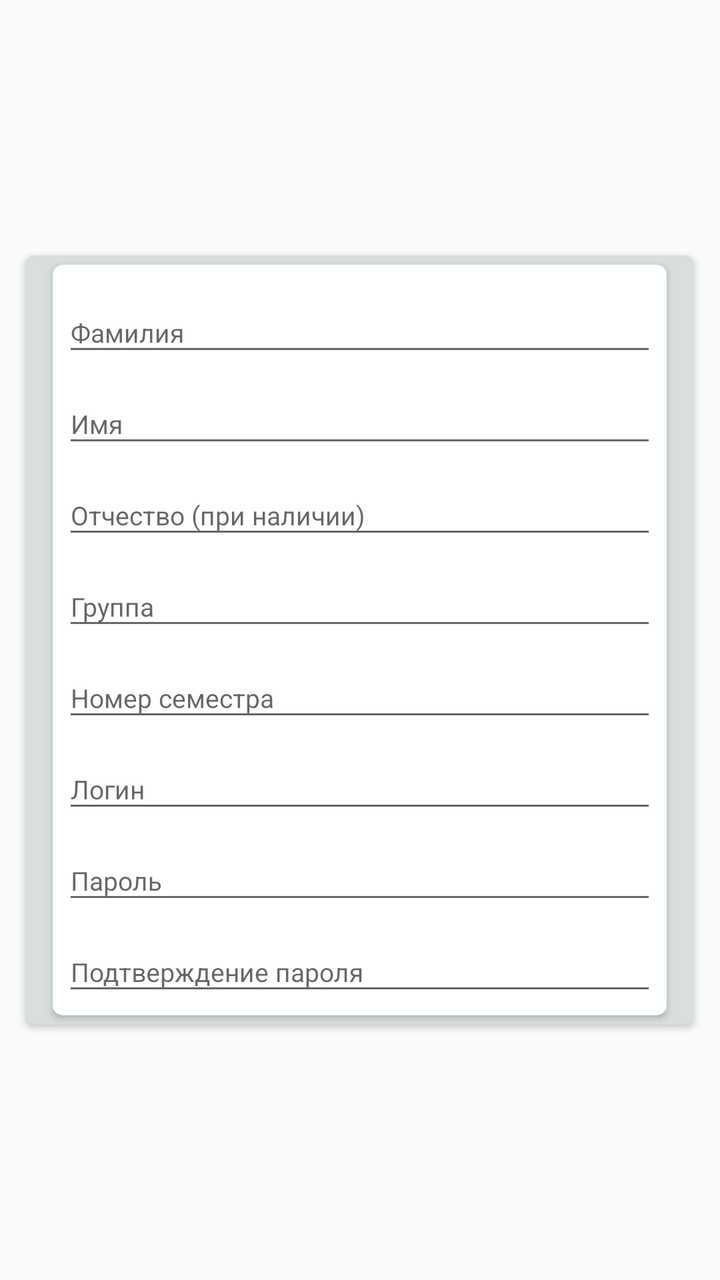
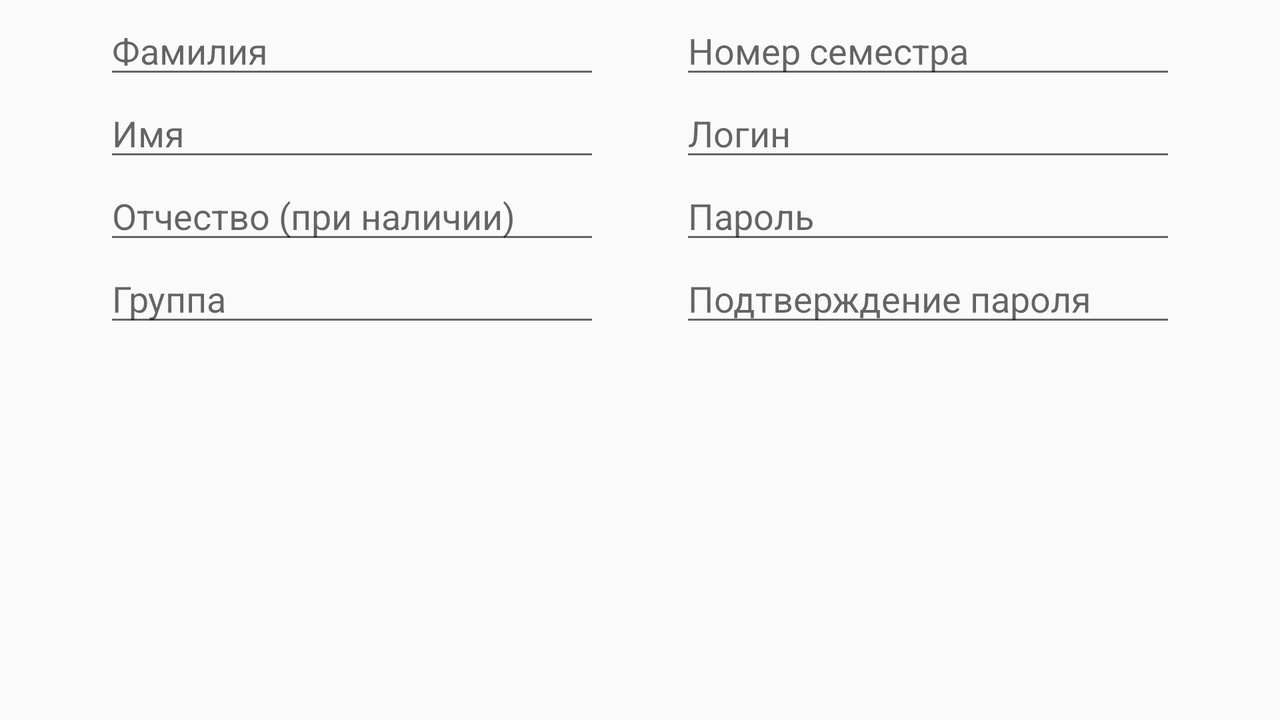

The same Android screen from two of the app's own layout files: first res/layout/ as a phone draws it, then the repository's variant for another configuration, drawn on a device whose configuration selects that folder. Both files follow.
<!-- AndroidManifest.xml: application theme AppTheme -->
<!-- res/layout/student_registration.xml -->
<RelativeLayout
    xmlns:android="http://schemas.android.com/apk/res/android"
    xmlns:tools="http://schemas.android.com/tools"
    android:layout_width="match_parent"
    android:layout_height="match_parent"
    xmlns:card_view="http://schemas.android.com/apk/res-auto"
    tools:context="kstarostin.thumbtack.net.netexam.ui.entry.fragments.RegistrationFragment">

    <android.support.v7.widget.CardView
        android:layout_width="wrap_content"
        android:layout_height="wrap_content"
        tools:cardUseCompatPadding="true"
        card_view:cardCornerRadius="@dimen/standard_card_corner_radius"
        card_view:contentPaddingLeft="@dimen/registration_field_side_content_padding"
        card_view:contentPaddingRight="@dimen/registration_field_side_content_padding"
        card_view:cardBackgroundColor="@color/outer_card_background"
        android:layout_centerVertical="true"
        android:layout_centerHorizontal="true">

        <android.support.v7.widget.CardView
            android:layout_width="wrap_content"
            android:layout_height="wrap_content"
            tools:cardUseCompatPadding="true"
            card_view:cardCornerRadius="@dimen/standard_card_corner_radius"
            card_view:contentPadding="@dimen/inner_card_content_padding">

            <LinearLayout
                android:orientation="vertical"
                android:layout_width="wrap_content"
                android:layout_height="wrap_content"
                android:layout_alignParentTop="true"
                android:layout_centerHorizontal="true">

                <android.support.design.widget.TextInputLayout
                    android:layout_width="match_parent"
                    android:layout_height="wrap_content">

                    <EditText
                        android:id="@+id/sfamily"
                        android:layout_width="@dimen/register_input_field_width"
                        android:layout_height="wrap_content"
                        android:ems="10"
                        android:hint="@string/lastName"
                        android:inputType="text"
                        android:textSize="@dimen/registration_field_font_size" />
                </android.support.design.widget.TextInputLayout>

                <android.support.design.widget.TextInputLayout
                    android:layout_width="match_parent"
                    android:layout_height="wrap_content">

                    <EditText
                        android:id="@+id/sname"
                        android:layout_width="match_parent"
                        android:layout_height="wrap_content"
                        android:ems="10"
                        android:hint="@string/name"
                        android:inputType="text"
                        android:textSize="@dimen/registration_field_font_size" />
                </android.support.design.widget.TextInputLayout>

                <android.support.design.widget.TextInputLayout
                    android:layout_width="match_parent"
                    android:layout_height="wrap_content">

                    <EditText
                        android:id="@+id/spatronymic"
                        android:layout_width="match_parent"
                        android:layout_height="wrap_content"
                        android:ems="10"
                        android:hint="@string/patronymic"
                        android:inputType="text"
                        android:textSize="@dimen/registration_field_font_size" />
                </android.support.design.widget.TextInputLayout>

                <android.support.design.widget.TextInputLayout
                    android:layout_width="match_parent"
                    android:layout_height="wrap_content">

                    <EditText
                        android:id="@+id/group"
                        android:layout_width="match_parent"
                        android:layout_height="wrap_content"
                        android:ems="10"
                        android:hint="@string/group"
                        android:inputType="text"
                        android:textSize="@dimen/registration_field_font_size" />
                </android.support.design.widget.TextInputLayout>

                <android.support.design.widget.TextInputLayout
                    android:layout_width="match_parent"
                    android:layout_height="wrap_content">

                    <EditText
                        android:id="@+id/semester"
                        android:layout_width="match_parent"
                        android:layout_height="wrap_content"
                        android:ems="10"
                        android:hint="@string/semester"
                        android:inputType="numberDecimal"
                        android:textSize="@dimen/registration_field_font_size" />
                </android.support.design.widget.TextInputLayout>

                <android.support.design.widget.TextInputLayout
                    android:layout_width="match_parent"
                    android:layout_height="wrap_content"
                    android:id="@+id/login_id">

                    <EditText
                        android:id="@+id/slogin"
                        android:layout_width="match_parent"
                        android:layout_height="wrap_content"
                        android:ems="10"
                        android:hint="@string/login"
                        android:inputType="textPersonName"
                        android:textSize="@dimen/registration_field_font_size" />
                </android.support.design.widget.TextInputLayout>

                <android.support.design.widget.TextInputLayout
                    android:layout_width="match_parent"
                    android:layout_height="wrap_content">

                    <EditText
                        android:id="@+id/spassword1"
                        android:layout_width="match_parent"
                        android:layout_height="wrap_content"
                        android:ems="10"
                        android:hint="@string/password"
                        android:inputType="textPassword"
                        android:textSize="@dimen/registration_field_font_size" />
                </android.support.design.widget.TextInputLayout>

                <android.support.design.widget.TextInputLayout
                    android:layout_width="match_parent"
                    android:layout_height="wrap_content">

                    <EditText
                        android:id="@+id/spassword2"
                        android:layout_width="match_parent"
                        android:layout_height="wrap_content"
                        android:ems="10"
                        android:hint="@string/passwordConfirm"
                        android:inputType="textPassword"
                        android:textSize="@dimen/registration_field_font_size" />

                </android.support.design.widget.TextInputLayout>

            </LinearLayout>

        </android.support.v7.widget.CardView>

    </android.support.v7.widget.CardView>

</RelativeLayout>
<!-- resources referenced by this layout -->
<resources>
  <color name="outer_card_background">#D9DEDE</color>
  <dimen name="inner_card_content_padding">5dp</dimen>
  <dimen name="register_input_field_width">297dp</dimen>
  <dimen name="registration_field_font_size">13sp</dimen>
  <dimen name="registration_field_side_content_padding">10dp</dimen>
  <dimen name="standard_card_corner_radius">5dp</dimen>
  <string name="group">Группа</string>
  <string name="lastName">Фамилия</string>
  <string name="login">Логин</string>
  <string name="name">Имя</string>
  <string name="password">Пароль</string>
  <string name="passwordConfirm">Подтверждение пароля</string>
  <string name="patronymic">Отчество (при наличии)</string>
  <string name="semester">Номер семестра</string>
  <style name="AppTheme" parent="Theme.AppCompat.Light.NoActionBar">
          
          <item name="colorPrimary">@color/colorPrimary</item>
          <item name="colorPrimaryDark">@color/colorPrimaryDark</item>
          <item name="colorAccent">@color/colorAccent</item>
          <item name="answerButtonStyle">@style/answerRadioButtonStyle</item>
      </style>
  <color name="colorPrimary">#3F51B5</color>
  <color name="colorPrimaryDark">#303f9f</color>
  <color name="colorAccent">#ff4081</color>
  <style name="answerRadioButtonStyle" parent="@android:style/Widget.CompoundButton.RadioButton">
          
         <item name="android:textSize">18sp</item>
     </style>
</resources>
<!-- res/layout-land/student_registration.xml (the repository's variant of the layout above) -->
<!-- drawn on the phone turned sideways -->
<RelativeLayout xmlns:android="http://schemas.android.com/apk/res/android"
    xmlns:tools="http://schemas.android.com/tools"
    android:layout_width="match_parent"
    android:layout_height="match_parent"
    tools:context="kstarostin.thumbtack.net.netexam.ui.entry.fragments.RegistrationFragment">


    <LinearLayout
        android:orientation="horizontal"
        android:layout_width="wrap_content"
        android:layout_height="wrap_content"
        android:layout_centerHorizontal="true"
        android:layout_marginTop="@dimen/register_input_field_top_margin">

        <LinearLayout
            android:orientation="vertical"
            android:layout_width="wrap_content"
            android:layout_height="wrap_content"
            android:layout_marginRight="@dimen/registration_between_field_land"
            android:layout_marginEnd="@dimen/registration_between_field_land">

            <EditText
                android:layout_width="match_parent"
                android:layout_height="wrap_content"
                android:ems="10"
                android:id="@+id/sfamily"
                android:hint="@string/lastName"
                android:inputType="text" />

            <EditText
                android:layout_width="@dimen/registration_field_width_land"
                android:layout_height="wrap_content"
                android:ems="10"
                android:id="@+id/sname"
                android:hint="@string/name"
                android:inputType="text" />

            <EditText
                android:layout_width="match_parent"
                android:layout_height="wrap_content"
                android:ems="10"
                android:id="@+id/spatronymic"
                android:hint="@string/patronymic"
                android:inputType="text" />

            <EditText
                android:layout_width="match_parent"
                android:layout_height="wrap_content"
                android:inputType="text"
                android:ems="10"
                android:id="@+id/group"
                android:hint="@string/group"/>

        </LinearLayout>

        <LinearLayout
            android:orientation="vertical"
            android:layout_width="match_parent"
            android:layout_height="match_parent">

            <EditText
                android:layout_width="@dimen/registration_field_width_land"
                android:layout_height="wrap_content"
                android:ems="10"
                android:id="@+id/semester"
                android:hint="@string/semester"
                android:inputType="numberDecimal" />

            <EditText
                android:layout_width="match_parent"
                android:layout_height="wrap_content"
                android:inputType="textPersonName"
                android:ems="10"
                android:id="@+id/slogin"
                android:hint="@string/login" />

            <EditText
                android:layout_width="match_parent"
                android:layout_height="wrap_content"
                android:ems="10"
                android:id="@+id/spassword1"
                android:hint="@string/password"
                android:inputType="textPassword" />

            <EditText
                android:layout_width="match_parent"
                android:layout_height="wrap_content"
                android:ems="10"
                android:id="@+id/spassword2"
                android:hint="@string/passwordConfirm"
                android:inputType="textPassword" />
        </LinearLayout>
    </LinearLayout>

</RelativeLayout>
<!-- resources referenced by the variant -->
<!-- as the phone turned sideways resolves them -->
<resources>
  <dimen name="register_input_field_top_margin">3dp</dimen>
  <dimen name="registration_between_field_land">40dp</dimen>
  <dimen name="registration_field_width_land">248dp</dimen>
  <string name="group">Группа</string>
  <string name="lastName">Фамилия</string>
  <string name="login">Логин</string>
  <string name="name">Имя</string>
  <string name="password">Пароль</string>
  <string name="passwordConfirm">Подтверждение пароля</string>
  <string name="patronymic">Отчество (при наличии)</string>
  <string name="semester">Номер семестра</string>
  <style name="AppTheme" parent="Theme.AppCompat.Light.NoActionBar">
          
          <item name="colorPrimary">@color/colorPrimary</item>
          <item name="colorPrimaryDark">@color/colorPrimaryDark</item>
          <item name="colorAccent">@color/colorAccent</item>
          <item name="answerButtonStyle">@style/answerRadioButtonStyle</item>
      </style>
  <color name="colorPrimary">#3F51B5</color>
  <color name="colorPrimaryDark">#303f9f</color>
  <color name="colorAccent">#ff4081</color>
  <style name="answerRadioButtonStyle" parent="@android:style/Widget.CompoundButton.RadioButton">
          
         <item name="android:textSize">18sp</item>
     </style>
</resources>
